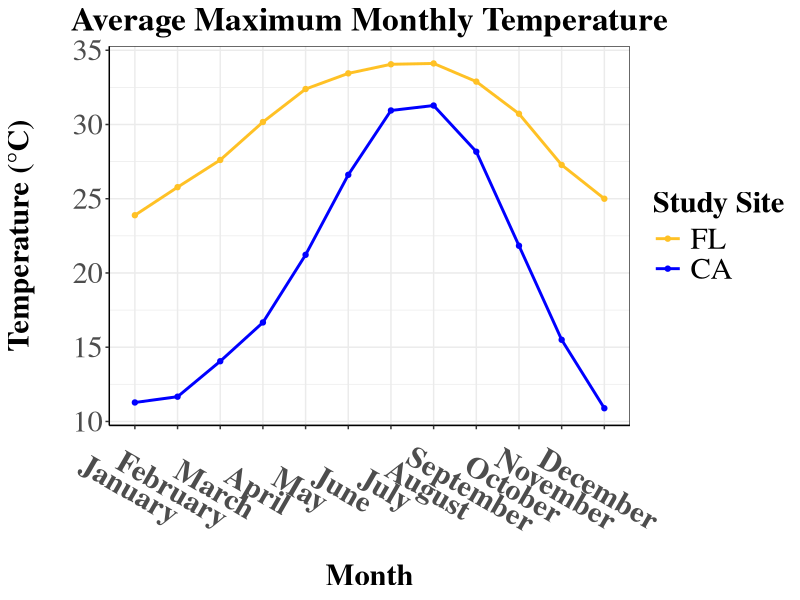
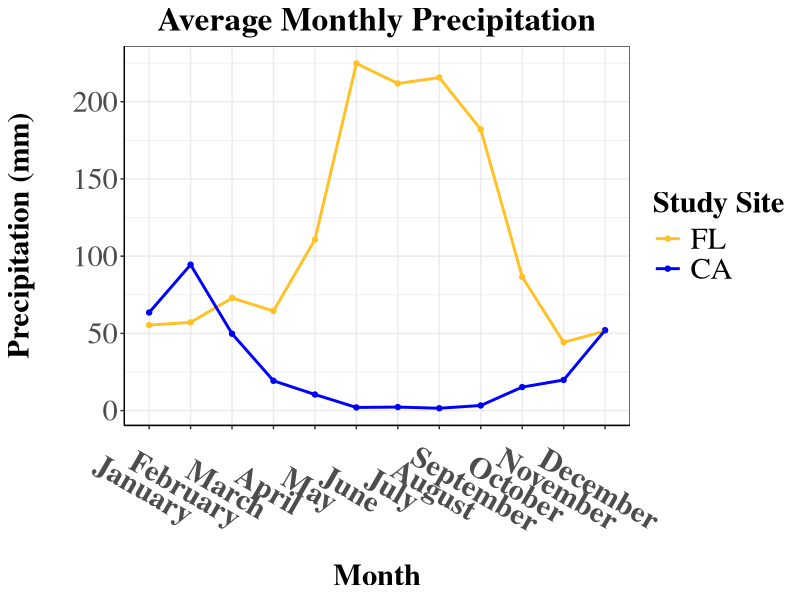

The R script that drew these images, in order:
library(here)
library(tidyverse)
library(patchwork)

func_paths<-list.files(here("scripts/functions"), full.names = T)
invisible(lapply(func_paths, source))

df<-read_csv(here("raw_data/monthly_trends.csv"))

# df<-df %>% 
#   pivot_longer(avg_max_temp:avg_temp,
#                names_to = 'tmp_type',
#                values_to = 'temp')
# 
# months<-unique(df$month_str)
df$avg_max_temp_c<-(df$avg_max_temp-32)*(5/9)


p1<-df %>% 
  ggplot(aes(factor(month_str, levels=month.name), avg_max_temp_c, color=study_site, group=study_site))+
  geom_point()+
  geom_line(linewidth=1)+
  theme_bw()+
  labs(color="Study Site", x="\nMonth", y="Temperature (°C)\n", title="Average Maximum Monthly Temperature")+
  scale_color_manual(labels=c("FL", "CA"), values=c("goldenrod1", "blue"))+
  theme(axis.text.x=element_text(angle=-30))+
  theme(
    # Specify the default settings for the plot title
    plot.title = element_text(
      size = 24,
      face = "bold",
      family = "serif", 
      hjust=0.5),
    # Specify the default settings for axis titles
    axis.title = element_text(
      size = 22,
      face = "bold",
      family = "serif"),
    # Specify the default settings for x axis text
    axis.text.x = element_text(
      size = 22,
      face = "bold",
      family = "serif"),
    # Specify the default settings for y axis text
    axis.text.y = element_text(
      size = 22,
      family = "serif"),
    # Specify the default settings for legend titles
    legend.title = element_text(
      size = 22,
      face = "bold",
      family = "serif"),
    # Specify the default settings for legend text
    legend.text = element_text(
      size = 22,
      family = "serif"), 
    axis.line = element_line(color = "black"),
    
    # The legend
    legend.key = element_rect(fill = "transparent", colour = NA),
    legend.key.size = unit(1.5, "lines"),
    legend.background = element_rect(fill = "transparent", colour = NA)
  )


ggsave(
  filename = here("figures/climate_plots/max_temp.tiff"),
  plot = p1, compression = "lzw"
)

df$avg_total_precip_mm<-df$avg_total_precip*25.4


p2<-df %>% 
  ggplot(aes(factor(month_str, levels=month.name), avg_total_precip_mm, color=study_site, group=study_site))+
  geom_point()+
  geom_line(linewidth=1)+
  labs(color="Study Site", x="\nMonth", y="Precipitation (mm)\n", title="Average Monthly Precipitation")+
  scale_color_manual(labels=c("FL", "CA"), values=c("goldenrod1", "blue"))+
  theme_bw()+
  theme(axis.text.x=element_text(angle=-30))+
  theme(
    # Specify the default settings for the plot title
    plot.title = element_text(
      size = 24,
      face = "bold",
      family = "serif", 
      hjust=0.5),
    # Specify the default settings for axis titles
    axis.title = element_text(
      size = 22,
      face = "bold",
      family = "serif"),
    # Specify the default settings for x axis text
    axis.text.x = element_text(
      size = 22,
      face = "bold",
      family = "serif"),
    # Specify the default settings for y axis text
    axis.text.y = element_text(
      size = 22,
      family = "serif"),
    # Specify the default settings for legend titles
    legend.title = element_text(
      size = 22,
      face = "bold",
      family = "serif"),
    # Specify the default settings for legend text
    legend.text = element_text(
      size = 22,
      family = "serif"), 
    axis.line = element_line(color = "black"),
    
    # The legend
    legend.key = element_rect(fill = "transparent", colour = NA),
    legend.key.size = unit(1.5, "lines"),
    legend.background = element_rect(fill = "transparent", colour = NA)
  )

ggsave(
  filename = here("figures/climate_plots/precip.tiff"),
  plot = p2, compression = "lzw"
)


